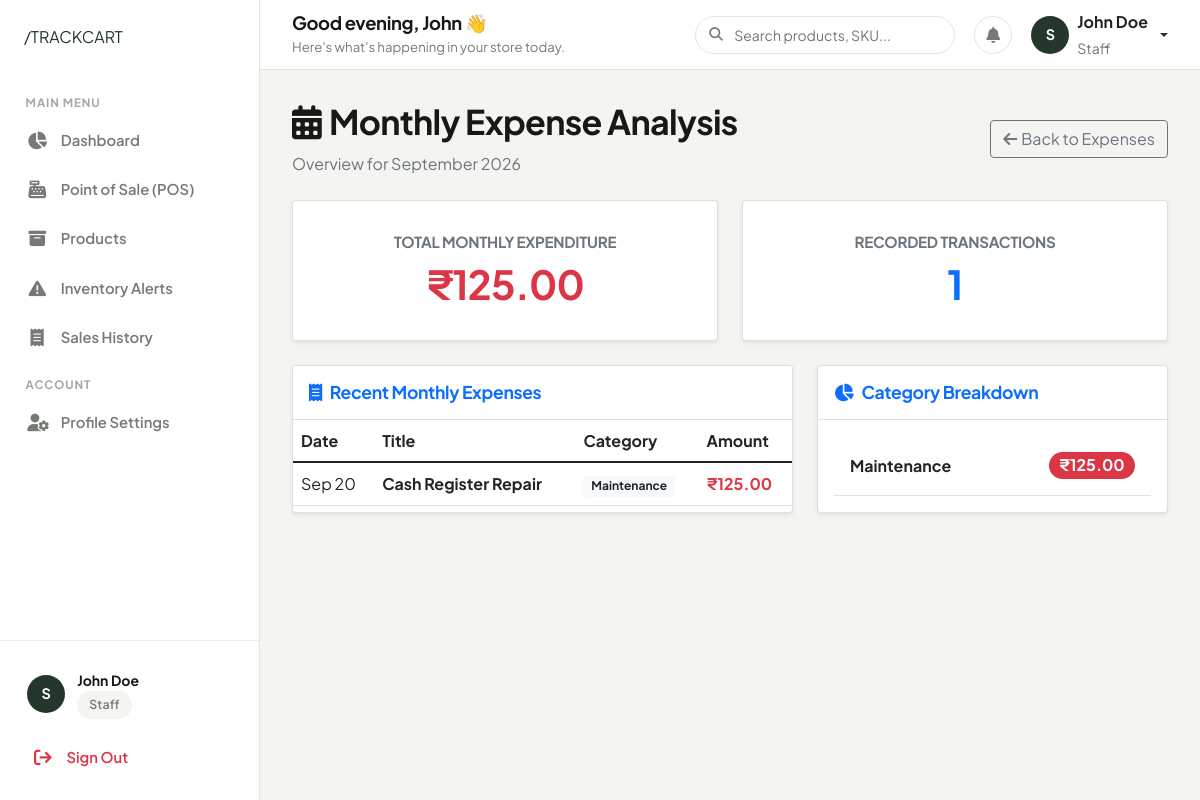
The app's page /expenses/monthly/ (signed in) with its own data.
### authentication/models.py (models this page shows, shortened)
class UserProfile(models.Model):
    ROLE_CHOICES = [
        ('admin', 'Admin'),
        ('staff', 'Staff'),
    ]
    user = models.OneToOneField(User, on_delete=models.CASCADE)
    role = models.CharField(max_length=10, choices=ROLE_CHOICES, default='staff')
    phone = models.CharField(max_length=15, blank=True, null=True)
    address = models.TextField(blank=True, null=True)
    created_at = models.DateTimeField(auto_now_add=True)
    updated_at = models.DateTimeField(auto_now=True)
    @property
    def is_admin(self):
        return self.role == 'admin'

### expenses/models.py (models this page shows, shortened)
class Expense(models.Model):
    PAYMENT_METHODS = [
        ('cash', 'Cash'),
        ('card', 'Card'),
        ('bank_transfer', 'Bank Transfer'),
        ('cheque', 'Cheque'),
        ('upi', 'UPI'),
    ]
    title = models.CharField(max_length=200)
    category = models.ForeignKey(ExpenseCategory, on_delete=models.PROTECT, related_name='expenses')
    amount = models.DecimalField(max_digits=10, decimal_places=2, validators=[MinValueValidator(Decimal('0.01'))])
    description = models.TextField(blank=True, null=True)
    expense_date = models.DateField()
    payment_method = models.CharField(max_length=20, choices=PAYMENT_METHODS, default='cash')
    vendor_name = models.CharField(max_length=200, blank=True, null=True)
    receipt_number = models.CharField(max_length=100, blank=True, null=True)
    is_recurring = models.BooleanField(default=False)
    recurring_period = models.CharField(max_length=20, blank=True, null=True, help_text="e.g., monthly, weekly")
    created_by = models.ForeignKey(User, on_delete=models.PROTECT)
    created_at = models.DateTimeField(auto_now_add=True)
    updated_at = models.DateTimeField(auto_now=True)
    class Meta:
        ordering = ['-expense_date', '-created_at']

class ExpenseCategory(models.Model):
    name = models.CharField(max_length=100, unique=True)
    description = models.TextField(blank=True, null=True)
    created_at = models.DateTimeField(auto_now_add=True)
    updated_at = models.DateTimeField(auto_now=True)
    class Meta:
        verbose_name_plural = "Expense Categories"
        ordering = ['name']

### expenses/views.py (the view)
# urls.py: path('monthly/', views.monthly_expenses, name='monthly_expenses'),
@login_required
def monthly_expenses(request):
    today = timezone.now().date()
    current_month_start = today.replace(day=1)
    monthly_expenses = Expense.objects.filter(
        expense_date__gte=current_month_start,
        expense_date__lte=today
    )
    total_monthly = monthly_expenses.aggregate(total=Sum('amount'))['total'] or 0
    category_breakdown = monthly_expenses.values('category__name').annotate(
        total=Sum('amount')
    ).order_by('-total')
    daily_expenses = []
    current_date = current_month_start
    while current_date <= today:
        day_total = monthly_expenses.filter(
            expense_date=current_date
        ).aggregate(total=Sum('amount'))['total'] or 0
        daily_expenses.append({
            'date': current_date.strftime('%Y-%m-%d'),
            'total': float(day_total)
        })
        current_date += timedelta(days=1)
    context = {
        'monthly_expenses': monthly_expenses[:20],
        'total_monthly': total_monthly,
        'category_breakdown': category_breakdown,
        'daily_expenses': daily_expenses,
        'current_month': current_month_start.strftime('%B %Y'),
    }
    return render(request, 'expenses/monthly_expenses.html', context)

### templates/expenses/monthly_expenses.html (shortened to what this page needs)
{% extends 'base.html' %}
{% block content %}
<div class="d-flex justify-content-between align-items-center mb-4">
    <div>
        <h2><i class="fas fa-calendar-alt me-2"></i>Monthly Expense Analysis</h2>
        <p class="text-muted mb-0">Overview for {{ current_month }}</p>
    </div>
    <a href="{% url 'expenses:expense_list' %}" class="btn btn-outline-secondary">
        <i class="fas fa-arrow-left me-1"></i>Back to Expenses
    </a>
</div>
<div class="row g-4 mb-4">
    <div class="col-md-6">
        <div class="card shadow-sm text-center py-3">
            <div class="card-body">
                <h6 class="text-muted text-uppercase fw-bold mb-2">Total Monthly Expenditure</h6>
                <h2 class="display-6 fw-bold text-danger mb-0">₹{{ total_monthly|floatformat:2 }}</h2>
            </div>
        </div>
    </div>
    <div class="col-md-6">
        <div class="card shadow-sm text-center py-3">
            <div class="card-body">
                <h6 class="text-muted text-uppercase fw-bold mb-2">Recorded Transactions</h6>
                <h2 class="display-6 fw-bold text-primary mb-0">{{ monthly_expenses|length }}</h2>
            </div>
        </div>
    </div>
</div>
<div class="row g-4">
    <div class="col-md-7">
        <div class="card shadow-sm h-100">
            <div class="card-header bg-white py-3">
                <h5 class="card-title mb-0 text-primary"><i class="fas fa-receipt me-2"></i>Recent Monthly Expenses</h5>
            </div>
            <div class="card-body p-0">
                <div class="table-responsive">
                    <table class="table table-hover mb-0">
                        <thead>
                            <tr>
                                <th>Date</th>
                                <th>Title</th>
                                <th>Category</th>
                                <th>Amount</th>
                            </tr>
                        </thead>
                        <tbody>
                            {% for exp in monthly_expenses %}
                            <tr>
                                <td>{{ exp.expense_date|date:"M d" }}</td>
                                <td><strong>{{ exp.title }}</strong></td>
                                <td><span class="badge bg-light text-dark">{{ exp.category.name }}</span></td>
                                <td class="fw-bold text-danger">₹{{ exp.amount|floatformat:2 }}</td>
                            </tr>
                            {% empty %}
                            <tr>
                                <td colspan="4" class="text-center text-muted py-4">No expenses recorded for this month</td>
                            </tr>
                            {% endfor %}
                        </tbody>
                    </table>
                </div>
            </div>
        </div>
    </div>
    <div class="col-md-5">
        <div class="card shadow-sm h-100">
            <div class="card-header bg-white py-3">
                <h5 class="card-title mb-0 text-primary"><i class="fas fa-chart-pie me-2"></i>Category Breakdown</h5>
            </div>
            <div class="card-body">
                <ul class="list-group list-group-flush">
                    {% for cat in category_breakdown %}
                    <li class="list-group-item d-flex justify-content-between align-items-center py-3 border-0 border-bottom">
                        <div>
                            <span class="fw-bold">{{ cat.category__name }}</span>
                        </div>
                        <span class="badge bg-danger rounded-pill fs-6">₹{{ cat.total|floatformat:2 }}</span>
                    </li>
                    {% empty %}
                    <li class="list-group-item text-center text-muted py-4">No categories data</li>
                    {% endfor %}
                </ul>
            </div>
        </div>
    </div>
</div>
{% endblock %}

### templates/components/sidebar.html (shortened to what this page needs)
{% load static %}
<aside class="sidebar">
    <div>
        <div class="sidebar-header">
            <a href="{% url 'home' %}" class="brand-slash-logo">
                /TRACKCART
            </a>
        </div>
        <ul class="sidebar-nav">
            <li class="sidebar-label">Main Menu</li>
            <li class="sidebar-item">
                <a href="{% url 'dashboard:dashboard' %}" class="sidebar-link {% if request.resolver_match.url_name == 'dashboard' %}active{% endif %}">
                    <i class="fas fa-chart-pie"></i>
                    <span>Dashboard</span>
                </a>
            </li>
            {% if not user.userprofile.is_admin %}
            <li class="sidebar-item">
                <a href="{% url 'sales:sale_create' %}" class="sidebar-link {% if request.resolver_match.url_name == 'sale_create' %}active{% endif %}">
                    <i class="fas fa-cash-register"></i>
                    <span>Point of Sale (POS)</span>
                </a>
            </li>
            {% endif %}
            <li class="sidebar-item">
                <a href="{% url 'products:product_list' %}" class="sidebar-link ">
                    <i class="fas fa-box-archive"></i>
                    <span>Products</span>
                </a>
            </li>
            <li class="sidebar-item">
                <a href="{% url 'products:low_stock_alert' %}" class="sidebar-link {% if request.resolver_match.url_name == 'low_stock_alert' %}active{% endif %}">
                    <i class="fas fa-triangle-exclamation"></i>
                    <span>Inventory Alerts</span>
                </a>
            </li>
            <li class="sidebar-item">
                <a href="{% url 'sales:sale_list' %}" class="sidebar-link {% if 'sale' in request.resolver_match.url_name and request.resolver_match.url_name != 'sale_create' %}active{% endif %}">
                    <i class="fas fa-receipt"></i>
                    <span>Sales History</span>
                </a>
            </li>
            <li class="sidebar-label">Account</li>
            <li class="sidebar-item">
                <a href="{% url 'authentication:profile' %}" class="sidebar-link {% if request.resolver_match.url_name == 'profile' %}active{% endif %}">
                    <i class="fas fa-user-gear"></i>
                    <span>Profile Settings</span>
                </a>
            </li>
        </ul>
    </div>
    <div class="sidebar-footer">
        <div class="sidebar-user-card mb-2">
            <div class="user-avatar">
                {{ user.username|slice:":1"|upper }}
            </div>
            <div class="user-info">
                <div class="user-name">{{ user.get_full_name|default:user.username }}</div>
                <div class="user-role-badge">
                    <span class="tc-badge {% if user.userprofile.is_admin %}tc-badge-success{% else %}tc-badge-neutral{% endif %}">
                        {{ user.userprofile.get_role_display }}
                    </span>
                </div>
            </div>
        </div>
        <a href="{% url 'authentication:logout' %}" class="sidebar-link text-danger">
            <i class="fas fa-arrow-right-from-bracket"></i>
            <span>Sign Out</span>
        </a>
    </div>
</aside>

### templates/components/topbar.html (shortened to what this page needs)
{% load static %}
<header class="dashboard-topbar">
    <div class="d-flex align-items-center gap-3">
        <div class="topbar-welcome">
            <h4>Good {% if now.hour < 12 %}morning{% elif now.hour < 17 %}afternoon{% else %}evening{% endif %}, {{ user.first_name|default:user.username }} 👋</h4>
            <p>Here's what's happening in your store today.</p>
        </div>
    </div>
    <div class="topbar-actions">
        <div class="search-box-custom">
            <i class="fas fa-magnifying-glass"></i>
            <input type="text" id="globalSearchInput" class="form-control-custom" placeholder="Search products, SKU...">
        </div>
        <a href="{% url 'products:low_stock_alert' %}" class="topbar-icon-btn" title="Stock Alerts">
            <i class="fas fa-bell"></i>
        </a>
        <div class="dropdown">
            <a href="#" class="d-flex align-items-center gap-2 text-decoration-none dropdown-toggle" id="userMenuDropdown" data-bs-toggle="dropdown" aria-expanded="false">
                <div class="user-avatar">
                    {{ user.username|slice:":1"|upper }}
                </div>
                <div class="d-none d-md-block text-start">
                    <div class="fw-bold text-dark fs-6 line-height-1">{{ user.get_full_name|default:user.username }}</div>
                    <small class="text-muted text-capitalize">{{ user.userprofile.role }}</small>
                </div>
            </a>
        </div>
    </div>
</header>

### static/css/main.css (style rules this page uses)
:root { --primary-dark: #151815; --dark-green: #23382B; --dark-green-hover: #1b2c22; --muted-green: #536957; --accent-green-light: #EBF1EC; --soft-bg: #F4F4F1; --white: #FFFFFF; --card-bg: #FFFFFF; --text-main: #171917; --text-muted: #767A75; --text-light: #A3A8A2; --border-color: #E5E5E0; --border-light: #F0F0EC; --status-success: #2B7A4B; --status-success-bg: #E8F5EE; --status-warning: #C07D14; --status-warning-bg: #FEF6E7; --status-danger: #C93B2B; --status-danger-bg: #FDF0EE; --font-family: 'Plus Jakarta Sans', 'Inter', -apple-system, BlinkMacSystemFont, "Segoe UI", Roboto, sans-serif; --radius-sm: 8px; --radius-md: 14px; --radius-lg: 20px; --radius-xl: 28px; --radius-pill: 9999px; --shadow-sm: 0 2px 8px rgba(21, 24, 21, 0.04); --shadow-md: 0 8px 24px rgba(21, 24, 21, 0.06); --shadow-lg: 0 16px 40px rgba(21, 24, 21, 0.08); --transition-fast: 0.15s ease; --transition-normal: 0.25s ease; }
* { box-sizing: border-box; margin: 0; padding: 0; }
body { font-family: var(--font-family); background-color: var(--soft-bg); color: var(--text-main); line-height: 1.6; -webkit-font-smoothing: antialiased; -moz-osx-font-smoothing: grayscale; }
h1, h2, h3, h4, h5, h6 { color: var(--text-main); font-weight: 700; letter-spacing: -0.02em; line-height: 1.2; }
h2 { font-size: 2.125rem; }
h4 { font-size: 1.25rem; }
h5 { font-size: 1.1rem; }
h6 { font-size: 0.95rem; }
p { color: var(--text-muted); font-size: 1rem; }
a { color: var(--dark-green); text-decoration: none; transition: color var(--transition-fast); }
.form-control-custom { width: 100%; padding: 0.75rem 1rem; border-radius: var(--radius-md); border: 1px solid var(--border-color); background-color: var(--white); color: var(--text-main); font-family: var(--font-family); font-size: 0.95rem; transition: border-color var(--transition-fast), box-shadow var(--transition-fast); }
.tc-badge { display: inline-flex; align-items: center; gap: 0.35rem; padding: 0.25rem 0.75rem; border-radius: var(--radius-pill); font-size: 0.775rem; font-weight: 600; letter-spacing: 0.01em; }
.tc-badge-neutral { background-color: var(--soft-bg); color: var(--text-muted); }
.mb-2 { margin-bottom: 0.5rem; }
.mb-4 { margin-bottom: 1.5rem; }

### records on screen
Expense: expense_date "Sep 20", title "Cash Register Repair", category.name "Maintenance", amount "125.00"
ExpenseCategory: category__name "Maintenance", total "125.00"

### other values on screen
{{ user.username|slice:":1"|upper }} "S"
{{ user.get_full_name|default:user.username }} "John Doe"
{{ user.userprofile.get_role_display }} "Staff"
{{ user.first_name|default:user.username }} "John"
{{ user.userprofile.role }} "Staff"
{{ current_month }} "September 2026"
{{ total_monthly|floatformat:2 }} "125.00"
{{ monthly_expenses|length }} "1"
